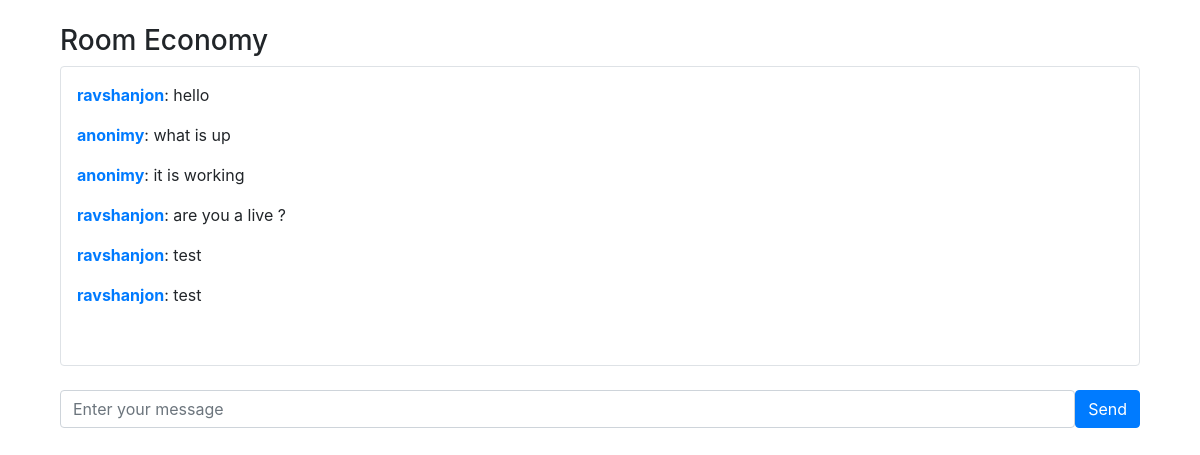
/room/economy/ (signed in), run on the app's committed database.
### chat/models.py (models this page shows, shortened)
class Room(models.Model):
    name = models.CharField(max_length=128)
    slug = models.SlugField(unique=True)

class Message(models.Model):
    body = models.TextField()
    room = models.ForeignKey(Room, models.CASCADE)
    user = models.ForeignKey(settings.AUTH_USER_MODEL, models.CASCADE)
    date = models.DateTimeField(auto_now=True)
    reply = models.ForeignKey("self", on_delete=SET_NULL, null=True)

### account/models.py (models this page shows)
class Account(AbstractUser):
    avatar = ImageField(upload_to="avatars")
    bio = TextField()
    following = ManyToManyField("self", related_name="followers", symmetrical=False, blank=True)

### chat/views.py (the view)
# urls.py: path('room/<slug>/', RoomView.as_view(), name="room"),
class RoomView(LoginRequiredMixin, View):
    def get(self, request, slug):
        room = Room.objects.get(slug=slug)
        messages = Message.objects.filter(room=room)
        context = {
            "room": room,
            "mesages": messages
        }
        return render(request, "chat/room.html", context)

### templates/chat/room.html (shortened to what this page needs)
{% extends 'base.html' %}
{% block content %}
    <div class="container mt-4">
        <h3>Room {{ room.name }}</h3>
        <div id="chat-messages" class="border rounded p-3 mb-4" style="height: 300px; overflow-y: scroll;">
            {% for message in mesages %}
                <p><strong><a href="{% url 'account:profile' username=message.user.username %}">{{ message.user.username }}</a></strong>: {{ message.body }}</p>
            {% endfor %}
        </div>
        <form method="post" class="d-flex">
            <input id="message" type="text" class="form-control me-2" placeholder="Enter your message">
            <button id="send-button" class="btn btn-primary">Send</button>
        </form>
    </div>
{% endblock %}

### templates/base.html (shortened to what this page needs)
<!doctype html>
<html lang="en">
<head>
    <link rel="stylesheet" href="https://cdn.jsdelivr.net/npm/bootstrap@4.4.1/dist/css/bootstrap.min.css"
>
    <link rel="stylesheet" href="https://cdnjs.cloudflare.com/ajax/libs/font-awesome/4.7.0/css/font-awesome.min.css">
</head>
<body>
<div class="container">
    {% block content %}
    {% endblock %}
</div>
</body>
</html>

### data on the page
Room: name "Economy"
Message: user.username "ravshanjon", body "hello"
Message: user.username "anonimy", body "what is up"
Message: user.username "anonimy", body "it is working"
Message: user.username "ravshanjon", body "are you a live ?"
Message: user.username "ravshanjon", body "test"
Message: user.username "ravshanjon", body "test"
